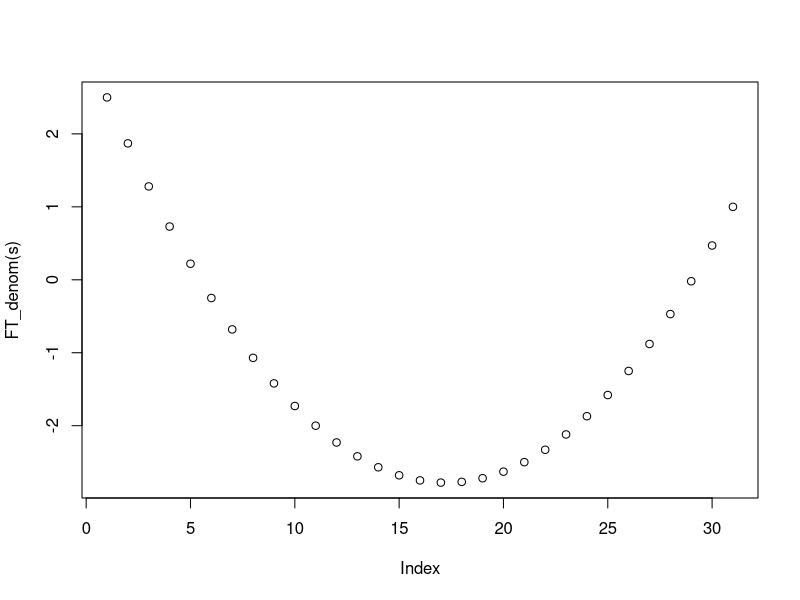
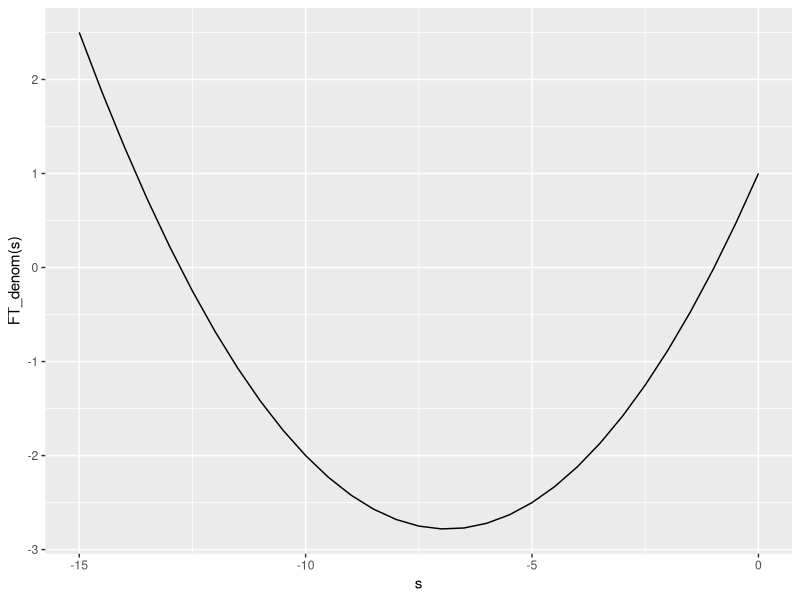

The R source for these figures, in order: (Note: a time limit stopped this script after it produced the figures.)
## ---- chunk 1
knitr::opts_chunk$set(echo = TRUE)
library(tidyverse)
## ---- chunk 2



FT<- function(s){
  denom<- R1C1*R2C2*(s^2) + (R1C1 + R2C2+ R1C2)*s +1
  ft = 1/denom
  return(denom)
}
## ---- chunk 3
R1C1<- 0.4
R2C2 <-0.2
R1C2 <- 0.5


beta<-R1C1 + R2C2+ R1C2
delta<-(R1C1 + R2C2+ R1C2)^2 - 4*(R1C1*R2C2)

s1<- (-(R1C1 + R2C2+ R1C2)+sqrt(delta))/(2*(R1C1*R2C2))
s2<- (-(R1C1 + R2C2+ R1C2)-sqrt(delta))/(2*(R1C1*R2C2))

FT_denom<- function(s){
  denom<-R1C1*R2C2*(s^2) + (R1C1 + R2C2+ R1C2)*s +1
  return(denom)
}
FT_denom(0)
## ---- chunk 4
s<- seq(from=-15,to=0,by=0.5)
plot(FT_denom(s))
FT_denom(s)

ggplot()+ geom_line(aes(x= s, y = FT_denom(s)))

tabela<-cbind(s,FT_denom(s),sign(FT_denom(s)))

print(tabela)

muda_sinal_anterior<-c(FALSE)
for (i in 2:nrow(tabela)) {
muda_sinal_anterior[i]  <-!(sign(tabela[i-1,2]) == sign(tabela[i,2]))
}
tabela2<- cbind(tabela, "mudou o sinal?" = muda_sinal_anterior)
print(tabela2)

intervalos<-list(0)
for (i in 2:nrow(tabela2)) {
  if (tabela2[i,4]==1){
  intervalos[[i-1]] <- cbind(tabela2[i-1,1],tabela2[i,1])
  
  }
  else{
    intervalos[[i-1]] <- NA
  
  }
}

intervalos<-intervalos[!is.na(intervalos)]
print(intervalos)

## ---- chunk 5
m1<-function(a,b){
  x0<- (a+b)/2
  return(x0)
}
erro<- c(0.01)
raizes<-c(0)
for (j in 1:length(intervalos)) {
  a<- intervalos[[j]][[1]]
b<- intervalos[[j]][[2]]
x_barra<-m1(a,b)
f_x_barra <- FT_denom(x_barra) #iniciar

while (abs(f_x_barra)> erro) {
 if (sign(f_x_barra) == -1){
  b<-x_barra
      x_barra<-m1(a,b)
      f_x_barra <- FT_denom(x_barra)
     print(cbind(x_barra,f_x_barra))
 } else if (sign(f_x_barra) == 1){
  a<-x_barra
  x_barra<-m1(a,b)
      f_x_barra <- FT_denom(x_barra)
      print(cbind(x_barra,f_x_barra))
     
 }
raizes[j]<-x_barra
}
print(j)
}


print(paste0("resultado final é:",x_barra))
